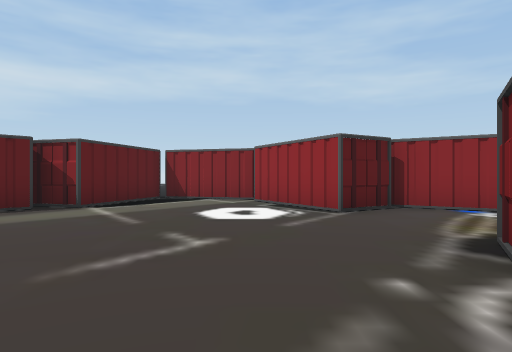
view 1 (above)

24 first-person views from a walk through a Unity game level. The camera is 1.2 m above the floor, looks level and sees 75° across. The floor is counted in squares, 2 m on a side. Each view is taken from the middle of a square. On the plan, view 1 faces up. The plan holds only what a view shows up to about 10 squares ahead; the rest is blank. The place goes on beyond the plan. The player is left out.

view 2
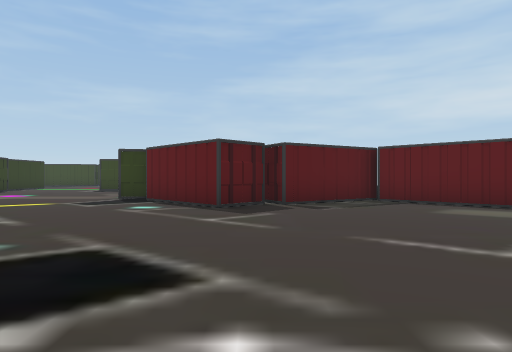

view 3
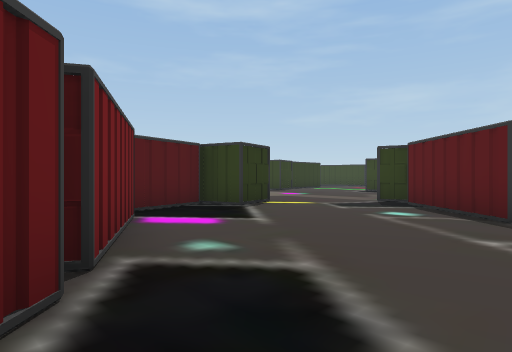

view 4
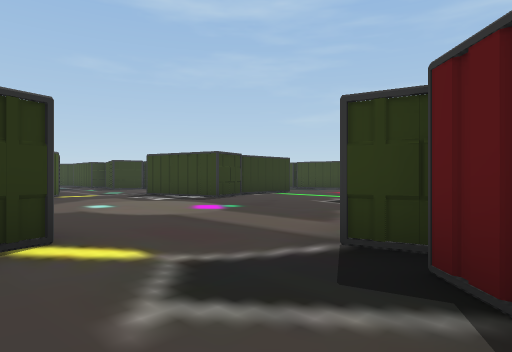

view 5
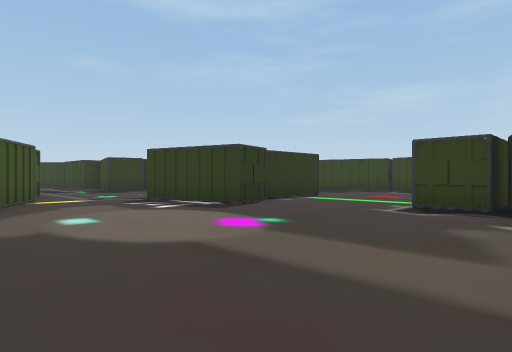

view 6
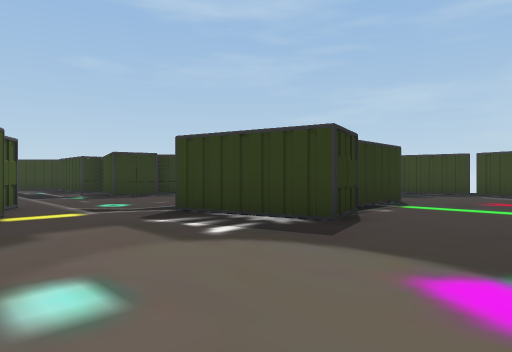

view 7
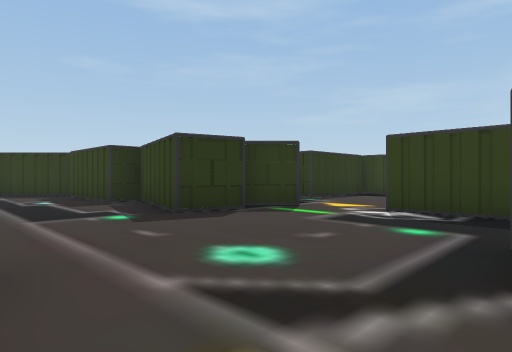

view 8
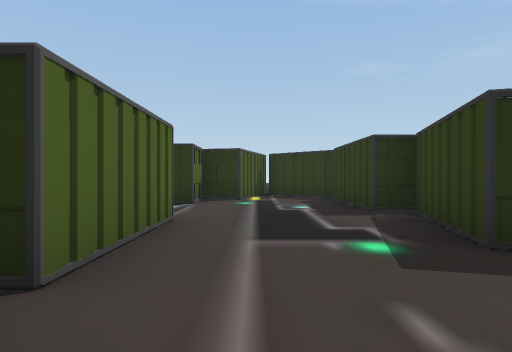

view 9
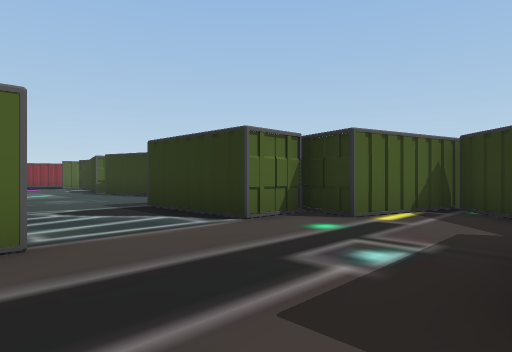

view 10
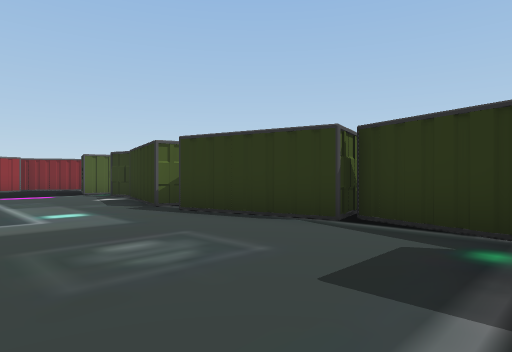

view 11
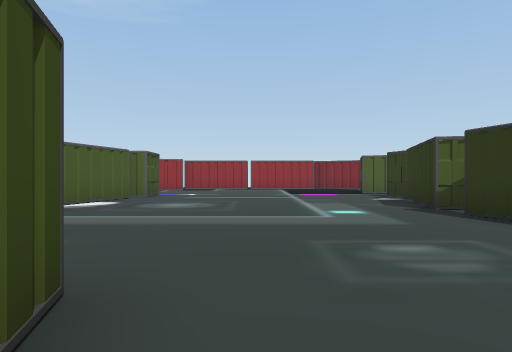

view 12
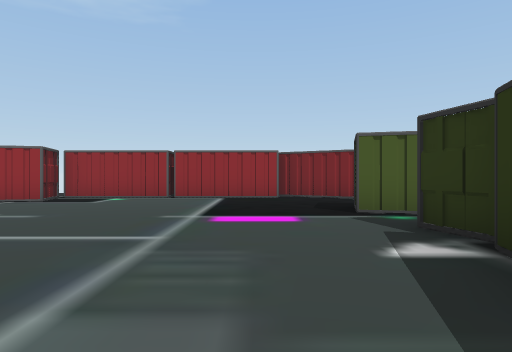

view 13
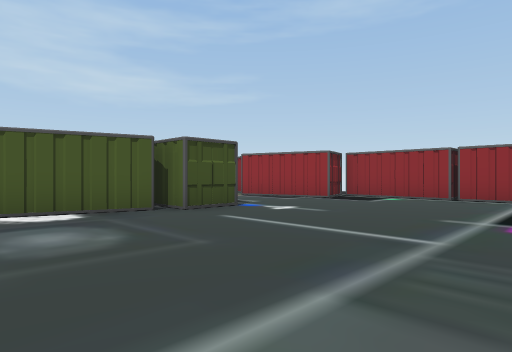

view 14
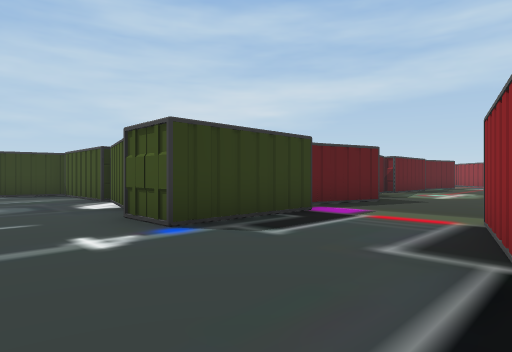

view 15
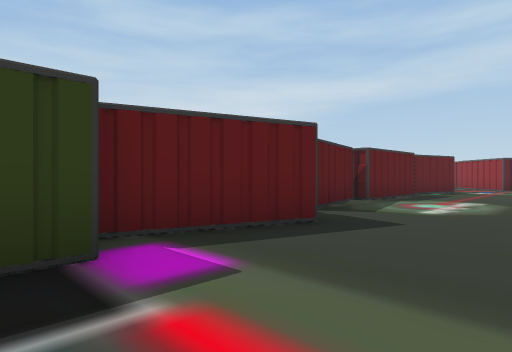

view 16
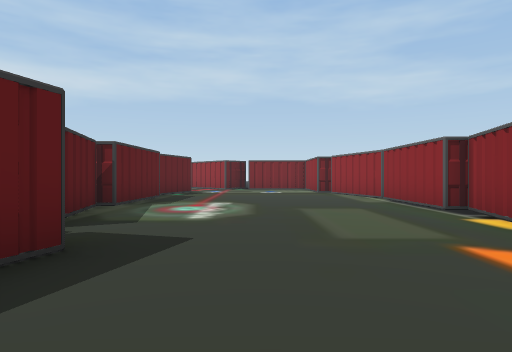

view 17
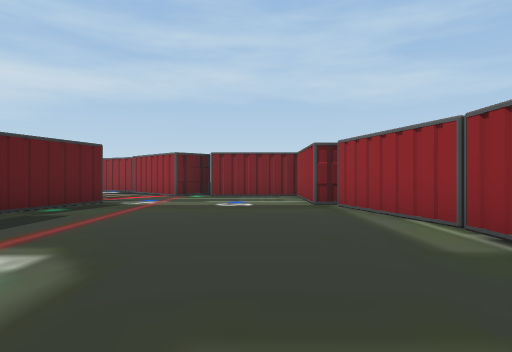

view 18
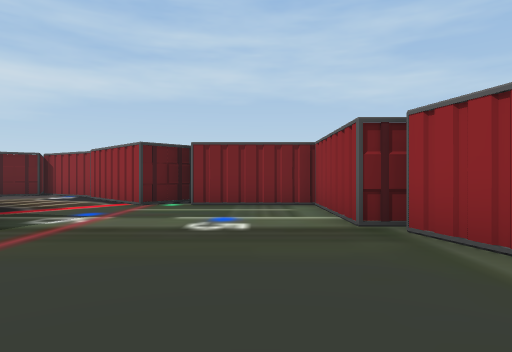

view 19
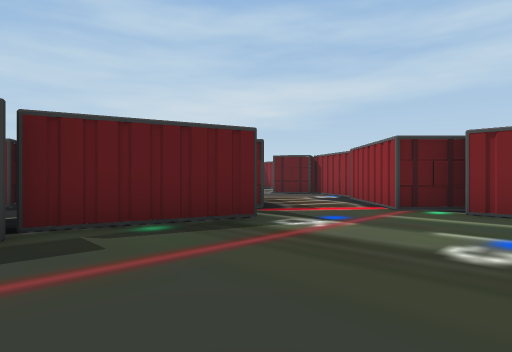

view 20
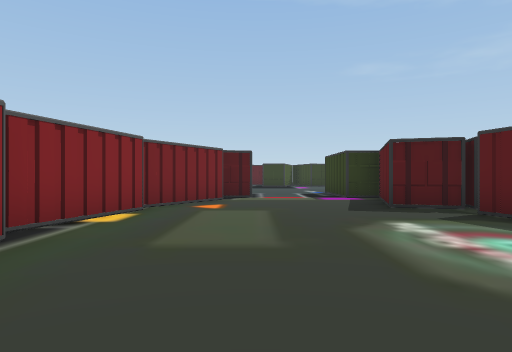

view 21
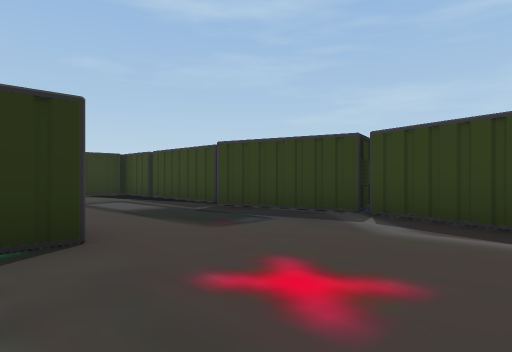

view 22
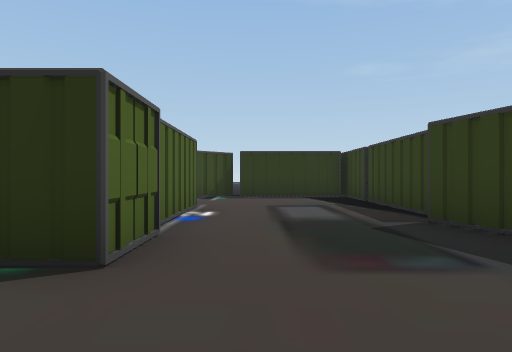

view 23
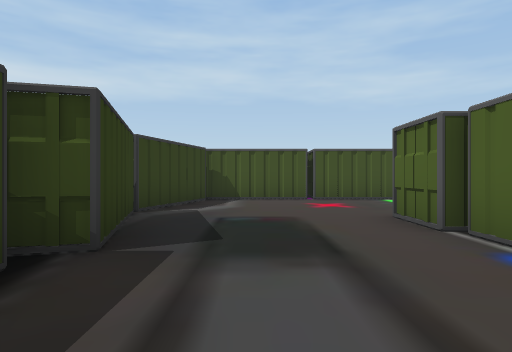

view 24
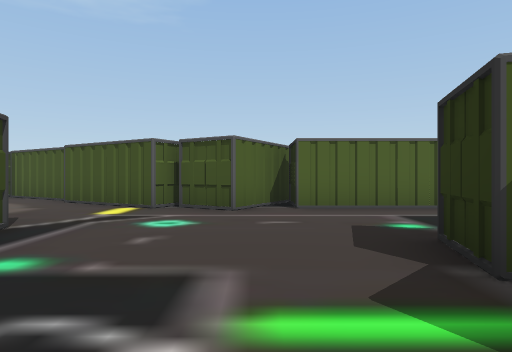

### Floor plan
Key: @ floor where view 1 was taken; # wall or solid block; . floor; C container.
Columns run from 19 left of view 1 to 13 right of it. Each row starts with its distance up from view 1.
  9                 ###CC
  8                 #..#C
  7               CC#...#
  6               C#....#C###
  5             C##.........##
  4             C#...........##  C
  3              #............###C
  2              C.......C #......C
  1              ##....... CC.....
  0               #....@.   C.....#C
 -1              C......C   #.....C
 -2             C......C#   ......#
 -3       CC    ......#     C......
 -4     ####...........     #......CC
 -5  CC##C##.......C##C     #...... C
 -6 CC............. #       #......#C
 -7  #.............##       #......C
 -8  #.............#        C......
 -9 ##......##.....#        #.....#
-10  #...# C #....##        ##....#
-11  C....   C...##          #...##
-12  #....#......C           #..C#
-13  #....C.....##           C...#
-14  C...........##  #########...C
-15  #.....C.....C#  #...........##
-16  #....#C##... C   ............#
-17  ###C##  .... C #.............#
-18   C  C  C.....................#
-19         ##....................#
-20          #....................##
-21         C#...C  ...............#
-22          #..CCCC#.##CC####.C..##
-23          ###  C   # CC   ##   C
-24           C#

Where each view was taken, in squares from view 1:
view 1: 0 up, 0 right, facing up
view 2: 1 up, 2 right, facing left
view 3: 1 up, 1 right, facing down-left
view 4: 1 down, 4 left, facing down-left
view 5: 3 down, 5 left, facing down-left
view 6: 6 down, 6 left, facing down-left
view 7: 11 down, 7 left, facing down-left
view 8: 13 down, 8 left, facing down
view 9: 17 down, 10 left, facing down-right
view 10: 18 down, 4 left, facing down-right
view 11: 18 down, 4 left, facing right
view 12: 20 down, 2 right, facing right
view 13: 20 down, 2 right, facing up-right
view 14: 17 down, 10 right, facing up-left
view 15: 13 down, 9 right, facing up-left
view 16: 12 down, 8 right, facing up
view 17: 7 down, 9 right, facing up
view 18: 4 down, 9 right, facing up
view 19: 3 down, 9 right, facing up-left
view 20: 3 down, 9 right, facing down
view 21: 6 down, 13 left, facing down-left
view 22: 7 down, 15 left, facing down
view 23: 14 down, 16 left, facing up
view 24: 14 down, 13 left, facing right
